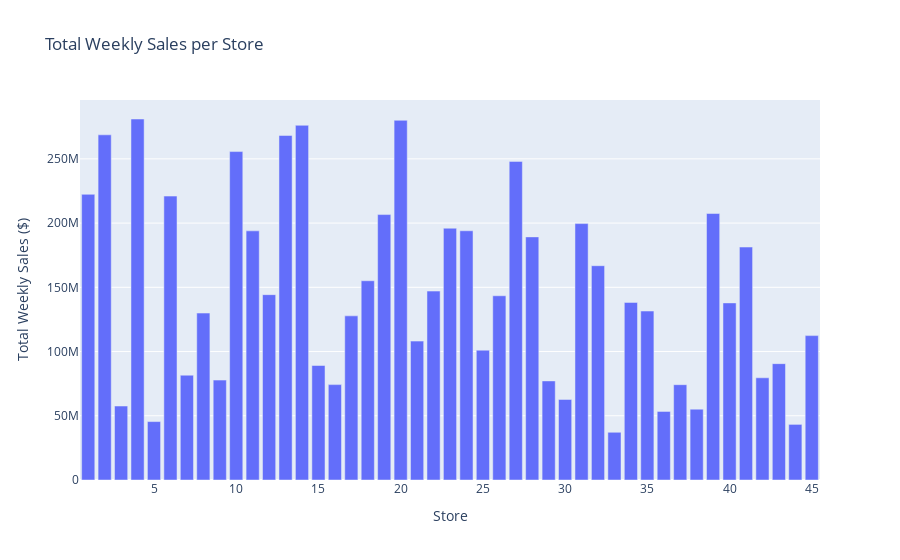
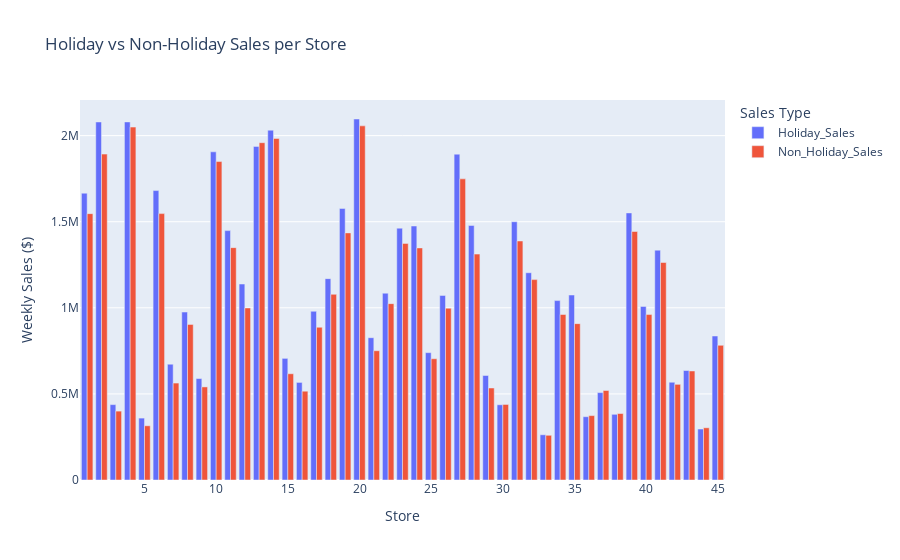

Notebook source saved alongside these figures, in order:
### Markdown cell above
### 🔢 Sales Patterns

### Code cell
# Total weekly sales per store
total_sales_store = df.groupby('Store')['Weekly_Sales'].sum().reset_index()
total_sales_store = total_sales_store.sort_values(by='Weekly_Sales', ascending=False)
fig2 = px.bar(total_sales_store, x='Store', y='Weekly_Sales',
              title='Total Weekly Sales per Store',
              labels={'Weekly_Sales': 'Total Weekly Sales ($)'})
fig2.show()

# Compare sales during holidays vs non-holidays for each store
holiday_sales = df[df['Holiday_Flag'] == 1].groupby('Store')['Weekly_Sales'].mean().reset_index()
non_holiday_sales = df[df['Holiday_Flag'] == 0].groupby('Store')['Weekly_Sales'].mean().reset_index()
holiday_sales = holiday_sales.rename(columns={'Weekly_Sales': 'Holiday_Sales'})
non_holiday_sales = non_holiday_sales.rename(columns={'Weekly_Sales': 'Non_Holiday_Sales'})
comparison_sales = pd.merge(holiday_sales, non_holiday_sales, on='Store')
comparison_sales['Sales_Difference'] = comparison_sales['Holiday_Sales'] - comparison_sales['Non_Holiday_Sales']
fig3 = px.bar(comparison_sales, x='Store', y=['Holiday_Sales', 'Non_Holiday_Sales'],
              title='Holiday vs Non-Holiday Sales per Store',
              labels={'value': 'Weekly Sales ($)', 'variable': 'Sales Type'})
fig3.update_layout(barmode='group')
fig3.show()

### Figure 1 — Plotly figure (JSON) as saved in the notebook; plotly's stock layout.template omitted (floating-point values rounded to 4 significant figures)
{"data": [{"hovertemplate": "Store=%{x}<br>Total Weekly Sales ($)=%{y}<extra></extra>", "legendgroup": "", "marker": {"color": "#636efa", "pattern": {"shape": ""}}, "name": "", "orientation": "v", "showlegend": false, "textposition": "auto", "type": "bar", "x": [4, 20, 14, 2, 13, 10, 27, 1, 6, 39, 19, 31, 23, 24, 11, 28, 41, 32, 18, 22, 12, 26, 34, 40, 35, 8, 17, 45, 21, 25, 43, 15, 7, 42, 9, 29, 16, 37, 30, 3, 38, 36, 5, 44, 33], "xaxis": "x", "y": [281000000.0, 280000000.0, 276100000.0, 268700000.0, 268200000.0, 255700000.0, 248000000.0, 222400000.0, 221000000.0, 207400000.0, 206600000.0, 199600000.0, 196000000.0, 194000000.0, 194000000.0, 189300000.0, 181300000.0, 166800000.0, 155100000.0, 147100000.0, 144300000.0, 143400000.0, 138200000.0, 137900000.0, 131500000.0, 130000000.0, 127800000.0, 112400000.0, 108100000.0, 101100000.0, 90570000.0, 89130000.0, 81600000.0, 79570000.0, 77790000.0, 77140000.0, 74250000.0, 74200000.0, 62720000.0, 57590000.0, 55160000.0, 53410000.0, 45480000.0, 43290000.0, 37160000.0], "yaxis": "y"}], "layout": {"barmode": "relative", "legend": {"tracegroupgap": 0}, "title": {"text": "Total Weekly Sales per Store"}, "xaxis": {"anchor": "y", "domain": [0, 1], "title": {"text": "Store"}}, "yaxis": {"anchor": "x", "domain": [0, 1], "title": {"text": "Total Weekly Sales ($)"}}}}

### Figure 2 — Plotly figure (JSON) as saved in the notebook; plotly's stock layout.template omitted (floating-point values rounded to 4 significant figures)
{"data": [{"hovertemplate": "Sales Type=Holiday_Sales<br>Store=%{x}<br>Weekly Sales ($)=%{y}<extra></extra>", "legendgroup": "Holiday_Sales", "marker": {"color": "#636efa", "pattern": {"shape": ""}}, "name": "Holiday_Sales", "orientation": "v", "showlegend": true, "textposition": "auto", "type": "bar", "x": [1, 2, 3, 4, 5, 6, 7, 8, 9, 10, 11, 12, 13, 14, 15, 16, 17, 18, 19, 20, 21, 22, 23, 24, 25, 26, 27, 28, 29, 30, 31, 32, 33, 34, 35, 36, 37, 38, 39, 40, 41, 42, 43, 44, 45], "xaxis": "x", "y": [1666000.0, 2079000.0, 437800.0, 2080000.0, 359500.0, 1681000.0, 672400.0, 975300.0, 589000.0, 1906000.0, 1448000.0, 1138000.0, 1937000.0, 2032000.0, 706400.0, 566700.0, 979800.0, 1169000.0, 1577000.0, 2097000.0, 826500.0, 1085000.0, 1463000.0, 1475000.0, 739700.0, 1072000.0, 1892000.0, 1478000.0, 607000.0, 436900.0, 1500000.0, 1204000.0, 262600.0, 1042000.0, 1074000.0, 367600.0, 507500.0, 381500.0, 1551000.0, 1008000.0, 1335000.0, 567700.0, 635900.0, 296000.0, 836300.0], "yaxis": "y"}, {"hovertemplate": "Sales Type=Non_Holiday_Sales<br>Store=%{x}<br>Weekly Sales ($)=%{y}<extra></extra>", "legendgroup": "Non_Holiday_Sales", "marker": {"color": "#EF553B", "pattern": {"shape": ""}}, "name": "Non_Holiday_Sales", "orientation": "v", "showlegend": true, "textposition": "auto", "type": "bar", "x": [1, 2, 3, 4, 5, 6, 7, 8, 9, 10, 11, 12, 13, 14, 15, 16, 17, 18, 19, 20, 21, 22, 23, 24, 25, 26, 27, 28, 29, 30, 31, 32, 33, 34, 35, 36, 37, 38, 39, 40, 41, 42, 43, 44, 45], "xaxis": "x", "y": [1547000.0, 1893000.0, 400100.0, 2050000.0, 314900.0, 1547000.0, 563000.0, 903700.0, 540600.0, 1849000.0, 1349000.0, 999300.0, 1959000.0, 1983000.0, 617100.0, 515700.0, 887100.0, 1078000.0, 1435000.0, 2057000.0, 750800.0, 1024000.0, 1374000.0, 1348000.0, 704200.0, 997700.0, 1749000.0, 1312000.0, 534400.0, 438700.0, 1388000.0, 1164000.0, 259700.0, 961100.0, 908100.0, 374000.0, 519800.0, 386000.0, 1443000.0, 960800.0, 1263000.0, 555600.0, 633100.0, 303300.0, 782200.0], "yaxis": "y"}], "layout": {"barmode": "group", "legend": {"title": {"text": "Sales Type"}, "tracegroupgap": 0}, "title": {"text": "Holiday vs Non-Holiday Sales per Store"}, "xaxis": {"anchor": "y", "domain": [0, 1], "title": {"text": "Store"}}, "yaxis": {"anchor": "x", "domain": [0, 1], "title": {"text": "Weekly Sales ($)"}}}}
